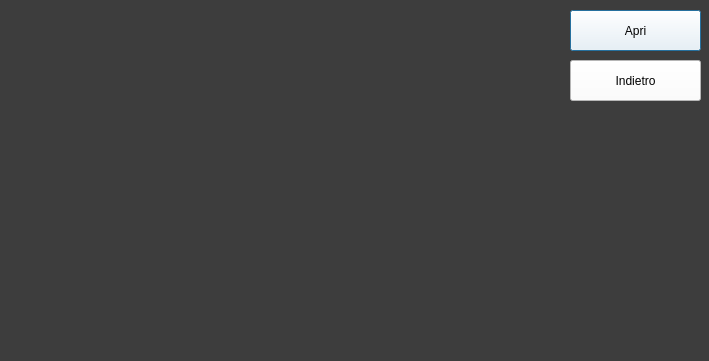
<?xml version="1.0" encoding="UTF-8"?>
<ui version="4.0">
 <class>Dialog</class>
 <widget class="QDialog" name="Dialog">
  <property name="geometry">
   <rect>
    <x>0</x>
    <y>0</y>
    <width>709</width>
    <height>361</height>
   </rect>
  </property>
  <property name="windowTitle">
   <string>Dialog</string>
  </property>
  <property name="styleSheet">
   <string notr="true">QDialog#Dialog{
background-color: rgb(61, 61, 61);}</string>
  </property>
  <widget class="QPushButton" name="open_button">
   <property name="geometry">
    <rect>
     <x>570</x>
     <y>10</y>
     <width>131</width>
     <height>41</height>
    </rect>
   </property>
   <property name="cursor">
    <cursorShape>PointingHandCursor</cursorShape>
   </property>
   <property name="styleSheet">
    <string notr="true">background-color: rgb(255, 255, 255);
font: 10pt &quot;MS Shell Dlg 2&quot;;</string>
   </property>
   <property name="text">
    <string>Apri</string>
   </property>
  </widget>
  <widget class="QWidget" name="horizontalLayoutWidget">
   <property name="geometry">
    <rect>
     <x>10</x>
     <y>10</y>
     <width>551</width>
     <height>341</height>
    </rect>
   </property>
   <layout class="QHBoxLayout" name="veicoli_layout"/>
  </widget>
  <widget class="QPushButton" name="back_button">
   <property name="geometry">
    <rect>
     <x>570</x>
     <y>60</y>
     <width>131</width>
     <height>41</height>
    </rect>
   </property>
   <property name="cursor">
    <cursorShape>PointingHandCursor</cursorShape>
   </property>
   <property name="styleSheet">
    <string notr="true">background-color: rgb(255, 255, 255);
font: 10pt &quot;MS Shell Dlg 2&quot;;</string>
   </property>
   <property name="text">
    <string>Indietro</string>
   </property>
  </widget>
 </widget>
 <resources/>
 <connections/>
</ui>
